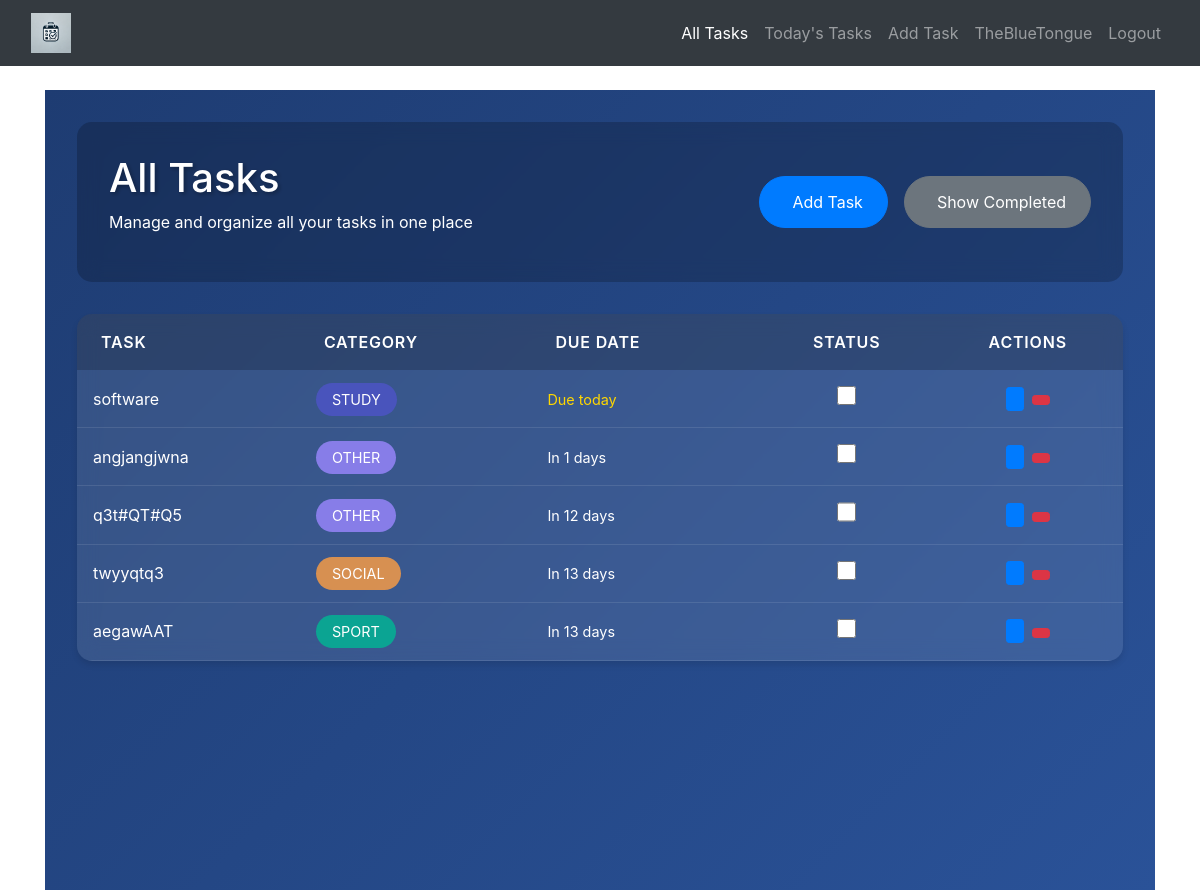
Page /tasks (signed in) on the committed database.
### database_setup.py (models this page shows)
class User(Base, UserMixin):
    __tablename__ = 'users'
    id = Column(Integer, primary_key=True)
    username = Column(String(150), unique=True, nullable=False)
    password = Column(String(150), nullable=False)
    tasks = relationship('Task', back_populates='owner')

class Task(Base):
    __tablename__ = 'tasks'
    id = Column(Integer, primary_key=True)
    title = Column(String(150), nullable=False)
    category = Column(String(50), nullable=False)
    description = Column(String(500), nullable=True)
    due_date = Column(Date, nullable=True)
    is_complete = Column(Boolean, default=False)
    user_id = Column(Integer, ForeignKey('users.id'), nullable=False)
    important = Column(Boolean, default=False)  # New column
    owner = relationship('User', back_populates='tasks')
    created_at = Column(DateTime, default=datetime.utcnow)  # Automatically set the current timestamp on task creation

### app.py (the view, shortened to what this page needs)
@app.route('/tasks', methods=['GET', 'POST'])
@login_required
def tasks():
    form = forms.TaskForm()
    session = SessionLocal()
    sort_by = request.args.get('sort_by', 'due_date')
    order = request.args.get('order', 'asc')
    if sort_by == 'title':
        order_column = Task.title
    elif sort_by == 'category':
        order_column = Task.category
    else:
        order_column = Task.due_date  # Default to sorting by due date
    if order == 'desc':
        order_column = order_column.desc()
    user_tasks = session.query(Task).filter_by(user_id=current_user.id).order_by(order_column).all()
    current_date = datetime.now().date()
    tasks_with_days_until_due = [
        {
            'task': task,
            'days_until_due': (task.due_date - current_date).days if task.due_date else None
        }
        for task in user_tasks
    ]
    session.close()
    return render_template(
        'tasks.html',
        form=form,
        tasks=tasks_with_days_until_due,
        sort_by=sort_by,
        order=order)

### forms.py
class TaskForm(FlaskForm):
    title = StringField('Task Title', validators=[DataRequired(), Length(max=150)])
    description = TextAreaField('Description', validators=[Length(max=500)])
    category = SelectField(
        'Category',
        choices=[('Study', 'Study'), ('Exam', 'Exam'), ('Sport', 'Sport'),
                 ('Social', 'Social'), ('Other', 'Other')],
        validators=[DataRequired()])
    due_date = DateField('Due Date', format='%Y-%m-%d', validators=[DataRequired()])
    submit = SubmitField('Add Task')
    important = BooleanField('Important')  # Add this line

### app.py (called while the page is built)
@login_manager.user_loader
def load_user(user_id):
    session = SessionLocal()
    user = session.query(User).get(int(user_id))
    session.close()
    return user

### templates/tasks.html (shortened to what this page needs)
{% extends 'base.html' %}
{% block content %}
<div class="tasks-container fade-in">
    <header class="tasks-header">
        <div class="header-content">
            <h1>All Tasks</h1>
            <p class="subtitle">Manage and organize all your tasks in one place</p>
        </div>
        <div class="header-actions slide-up">
            <a href="{{ url_for('add_task') }}" class="btn btn-primary">
                 Add Task
            </a>
            <button id="toggleCompletedTasks" class="btn btn-secondary">
                 Show Completed
            </button>
        </div>
    </header>
    <div class="tasks-card slide-up">
        <div class="tasks-table-container">
            <table class="tasks-table">
                <thead>
                    <tr>
                        <th>
                            <a href="{{ url_for('tasks', sort_by='title', order='asc' if sort_by != 'title' or order == 'desc' else 'desc') }}" class="sort-link">
                                 Task
                            </a>
                        </th>
                        <th>
                            <a href="{{ url_for('tasks', sort_by='category', order='asc' if sort_by != 'category' or order == 'desc' else 'desc') }}" class="sort-link">
                                 Category
                            </a>
                        </th>
                        <th>
                            <a href="{{ url_for('tasks', sort_by='due_date', order='asc' if sort_by != 'due_date' or order == 'desc' else 'desc') }}" class="sort-link">
                                 Due Date
                            </a>
                        </th>
                        <th class="text-center"> Status</th>
                        <th class="text-center"> Actions</th>
                    </tr>
                </thead>
                <tbody>
                    {% for item in tasks %}
                        <tr class="task-row {% if item.task.is_complete %}completed-task hidden{% endif %}">
                            <td>
                                <a href="{{ url_for('task_detail', task_id=item.task.id) }}" class="task-title">
                                    {{ item.task.title }}
                                </a>
                            </td>
                            <td>
                                <span class="category-badge {{ item.task.category.lower() }}">
                                    {{ item.task.category }}
                                </span>
                            </td>
                            <td>
                                <span class="due-date {% if item.days_until_due < 0 %}overdue{% elif item.days_until_due == 0 %}due-today{% endif %}">
                                    {% if item.days_until_due is not none %}
                                        {% if item.days_until_due > 0 %}
                                            In {{ item.days_until_due }} days
                                        {% elif item.days_until_due == 0 %}
                                            Due today
                                        {% else %}
                                            Overdue by {{ item.days_until_due|abs }} days
                                        {% endif %}
                                    {% else %}
                                        No due date
                                    {% endif %}
                                </span>
                            </td>
                            <td class="text-center">
                                <form action="{{ url_for('toggle_task_completion', task_id=item.task.id) }}" method="POST" class="completion-form">
                                    <input type="checkbox" class="task-checkbox"
                                           onchange="this.form.submit()">
                                </form>
                            </td>
                            <td class="text-center">
                                <div class="action-buttons">
                                    <a href="{{ url_for('edit_task', task_id=item.task.id) }}" class="btn btn-sm btn-primary">
                                    </a>
                                    <form action="{{ url_for('delete_task', task_id=item.task.id) }}" method="POST" class="d-inline">
                                        <button type="submit" class="btn btn-sm btn-danger" onclick="return confirm('Are you sure?')">
                                        </button>
                                    </form>
                                </div>
                            </td>
                        </tr>
                    {% endfor %}
                </tbody>
            </table>
        </div>
    </div>
</div>
{% endblock %}

### templates/base.html (shortened to what this page needs)
<!DOCTYPE html>
<html lang="en">
<head>
    <link rel="stylesheet" href="https://stackpath.bootstrapcdn.com/bootstrap/4.5.2/css/bootstrap.min.css">
    <link rel="stylesheet" href="{{ url_for('static', filename='styles.css') }}">
</head>
<body>
    <nav class="navbar navbar-expand-lg navbar-dark bg-dark">
        <div class="container-fluid">
            <a class="navbar-brand" href="{{ url_for('dashboard') }}">
                <img src="{{ url_for('static', filename='images/logo.webp') }}" alt="Saintly Scheduler Logo" style="height: 40px; border: none;">
            </a>
            <ul class="navbar-nav ml-auto">
                {% if current_user.is_authenticated %}
                    <div class="navbar-nav">
                        <a class="nav-link {% if request.endpoint == 'tasks' %}active{% endif %}" href="{{ url_for('tasks') }}">All Tasks</a>
                        <a class="nav-link {% if request.endpoint == 'todays_tasks' %}active{% endif %}" href="{{ url_for('todays_tasks') }}">Today's Tasks</a>
                        <a class="nav-link {% if request.endpoint == 'add_task' %}active{% endif %}" href="{{ url_for('add_task') }}">Add Task</a>
                    </div>
                    <li class="nav-item">
                        <a class="nav-link {% if request.endpoint == 'user_profile' %}active{% endif %}" href="{{ url_for('user_profile') }}">
                            {{ current_user.username }}
                        </a>
                    </li>
                    <li class="nav-item">
                        <a class="nav-link" href="{{ url_for('logout') }}">Logout</a>
                    </li>
                {% endif %}
            </ul>
        </div>
    </nav>
    <div class="container mt-4">
        {% block content %}{% endblock %}
    </div>
</body>
</html>

### templates/tasks.html (style rules this page uses)
.tasks-container { padding: 2rem; max-width: 1400px; margin: 0 auto; min-height: 100vh; background: linear-gradient(135deg, #1e3c72 0%, #2a5298 100%); color: white; }
.tasks-header { display: flex; justify-content: space-between; align-items: center; margin-bottom: 2rem; padding: 2rem; background: rgba(0, 0, 0, 0.2); border-radius: 15px; backdrop-filter: blur(10px); }
.header-content h1 { font-size: 2.5rem; margin-bottom: 0.5rem; text-shadow: 2px 2px 4px rgba(0, 0, 0, 0.3); }
.header-actions { display: flex; gap: 1rem; }
.header-actions .btn { display: flex; align-items: center; gap: 0.5rem; padding: 0.8rem 1.5rem; border-radius: 50px; transition: transform 0.3s ease; }
.tasks-card { background: rgba(255, 255, 255, 0.1); border-radius: 15px; backdrop-filter: blur(10px); overflow: hidden; box-shadow: 0 4px 6px rgba(0, 0, 0, 0.1); }
.tasks-table { width: 100%; border-collapse: separate; border-spacing: 0; }
.tasks-table th { background: rgba(0, 0, 0, 0.2); padding: 1rem; font-weight: 600; text-transform: uppercase; letter-spacing: 0.05em; }
.sort-link { color: white; text-decoration: none; display: flex; align-items: center; gap: 0.5rem; }
.task-row { transition: background-color 0.2s ease; }
.task-row td { padding: 1rem; border-bottom: 1px solid rgba(255, 255, 255, 0.1); }
.task-title { color: white; text-decoration: none; display: flex; align-items: center; gap: 0.5rem; }
.category-badge { padding: 0.5rem 1rem; border-radius: 50px; font-size: 0.9rem; text-transform: uppercase; }
.category-badge.study { background: rgba(78, 84, 200, 0.8); }
.category-badge.sport { background: rgba(0, 184, 148, 0.8); }
.category-badge.social { background: rgba(255, 159, 67, 0.8); }
.category-badge.other { background: rgba(156, 136, 255, 0.8); }
.due-date { font-size: 0.9rem; }
.due-date.due-today { color: #ffd700; }
.task-checkbox { width: 1.2rem; height: 1.2rem; cursor: pointer; }
.action-buttons { display: flex; gap: 0.5rem; justify-content: center; }
.fade-in { animation: fadeIn 0.8s ease forwards; }
.slide-up { animation: slideUp 0.5s ease forwards; }

### rows in the picture
User: username "TheBlueTongue"
Task: task "software", task.category "STUDY"
Task: task "angjangjwna", task.category "OTHER"
Task: task "q3t#QT#Q5", task.category "OTHER"
Task: task "twyyqtq3", task.category "SOCIAL"
Task: task "aegawAAT", task.category "SPORT"

### other values in the picture
{{ item.days_until_due }} "1" "12" "13" "13"
